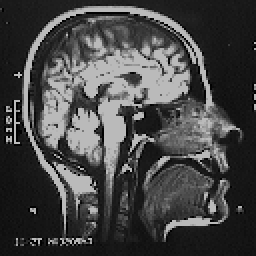
%> input picture Task4_Filter_Imaging/HEAD5.bmp, 128 x 128 px (shown 2 times larger)
$ octave --eval "ImProc_Lab_3_HE_image;"   (GNU Octave 9; MATLAB toolbox functions it lacks are replaced by stand-ins)
%> lines starting %> are read from the running program, lines starting %| are printed output that depends on the picture
function []=ImProc_Lab_3_HE_image()
%2-D CONVOLUTION (High Emphasis)
clc;close all;

A=imread('HEAD5.bmp');
%> A is the input picture: size 128x128 uint8; min 1, max 186, mean 70.2
A=double(A);
%> A: size 128x128 double
N=size(A,1);M=size(A,2);
%> after `N=size(A,1)`: N = 128
%> after `M=size(A,2)`: M = 128
sprintf('N= %f  M=%f',N,M);

imageDepth=256;
tones=256;
%plot original image

figure(1);
subplot(2,1,1);imshow(A,[]);title('original image');

Lmask1=[0,-1,0;-1,5,-1;0,-1,0]

S=sum(sum(Lmask1));
if(S<=0)
    S=1
end

B=conv2(A,Lmask1./S,'same'); %filter image
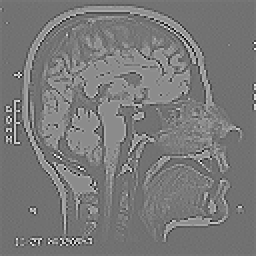
%> B: size 128x128 double (shown 2 times larger); min -693, max 912, mean 71; drawn with min black and max white
D=A;%equate for keeping frame
M=size(A,1); N=size(A,2);
D(2:M-1,2:N-1)=round(B(2:M-1,2:N-1));%form D
for i=1:N
    for j=1:M
        if(D(i,j)<0)

            D(i,j)=0;
        end
        if(D(i,j)>imageDepth)
            D(i,j)=imageDepth;
        end
    end
end
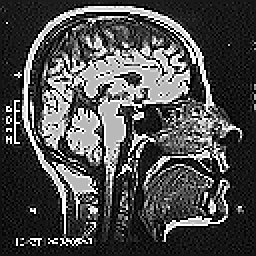
%> D: size 128x128 double (shown 2 times larger); min 0, max 256, mean 77.4; drawn with min black and max white
subplot(2,1,2);imshow(D,[]);title('filtered image');
